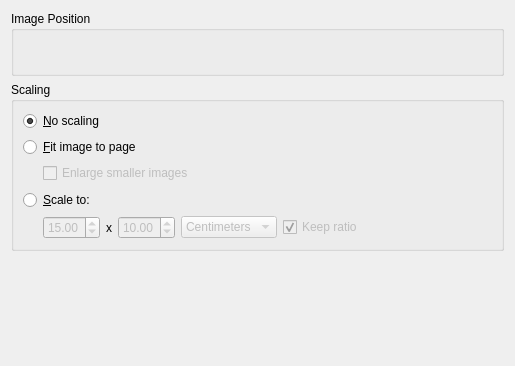
<ui version="4.0" >
 <class>PrintOptionsPage</class>
 <widget class="QWidget" name="PrintOptionsPage" >
  <property name="geometry" >
   <rect>
    <x>0</x>
    <y>0</y>
    <width>511</width>
    <height>366</height>
   </rect>
  </property>
  <property name="windowTitle" >
   <string>Image Settings</string>
  </property>
  <layout class="QVBoxLayout" name="verticalLayout" >
   <item>
    <widget class="QGroupBox" name="groupBox_2" >
     <property name="title" >
      <string>Image Position</string>
     </property>
     <property name="flat" >
      <bool>true</bool>
     </property>
     <layout class="QGridLayout" name="gridLayout" >
      <item row="0" column="0" >
       <widget class="QFrame" name="mPositionFrame" />
      </item>
      <item row="0" column="1" >
       <spacer>
        <property name="orientation" >
         <enum>Qt::Horizontal</enum>
        </property>
        <property name="sizeHint" stdset="0" >
         <size>
          <width>40</width>
          <height>20</height>
         </size>
        </property>
       </spacer>
      </item>
      <item row="0" column="2" >
       <widget class="KHBox" name="cmbox" />
      </item>
      <item row="0" column="3" >
       <spacer name="spacer" >
        <property name="orientation" >
         <enum>Qt::Horizontal</enum>
        </property>
        <property name="sizeHint" stdset="0" >
         <size>
          <width>213</width>
          <height>20</height>
         </size>
        </property>
       </spacer>
      </item>
     </layout>
    </widget>
   </item>
   <item>
    <widget class="QGroupBox" name="groupBox" >
     <property name="title" >
      <string>Scaling</string>
     </property>
     <property name="flat" >
      <bool>true</bool>
     </property>
     <layout class="QVBoxLayout" >
      <property name="spacing" >
       <number>6</number>
      </property>
      <property name="margin" >
       <number>9</number>
      </property>
      <item>
       <widget class="QRadioButton" name="mNoScale" >
        <property name="text" >
         <string>&amp;No scaling</string>
        </property>
        <property name="checked" >
         <bool>true</bool>
        </property>
       </widget>
      </item>
      <item>
       <widget class="QRadioButton" name="mScaleToPage" >
        <property name="text" >
         <string>&amp;Fit image to page</string>
        </property>
        <property name="checked" >
         <bool>false</bool>
        </property>
       </widget>
      </item>
      <item>
       <layout class="QHBoxLayout" >
        <property name="spacing" >
         <number>6</number>
        </property>
        <property name="margin" >
         <number>0</number>
        </property>
        <item>
         <spacer>
          <property name="orientation" >
           <enum>Qt::Horizontal</enum>
          </property>
          <property name="sizeType" >
           <enum>QSizePolicy::Fixed</enum>
          </property>
          <property name="sizeHint" stdset="0" >
           <size>
            <width>20</width>
            <height>20</height>
           </size>
          </property>
         </spacer>
        </item>
        <item>
         <widget class="QCheckBox" name="kcfg_PrintEnlargeSmallerImages" >
          <property name="enabled" >
           <bool>false</bool>
          </property>
          <property name="text" >
           <string>Enlarge smaller images</string>
          </property>
         </widget>
        </item>
        <item>
         <spacer>
          <property name="orientation" >
           <enum>Qt::Horizontal</enum>
          </property>
          <property name="sizeType" >
           <enum>QSizePolicy::Expanding</enum>
          </property>
          <property name="sizeHint" stdset="0" >
           <size>
            <width>240</width>
            <height>21</height>
           </size>
          </property>
         </spacer>
        </item>
       </layout>
      </item>
      <item>
       <widget class="QRadioButton" name="mScaleTo" >
        <property name="text" >
         <string>&amp;Scale to:</string>
        </property>
       </widget>
      </item>
      <item>
       <layout class="QHBoxLayout" >
        <property name="spacing" >
         <number>6</number>
        </property>
        <property name="margin" >
         <number>0</number>
        </property>
        <item>
         <spacer>
          <property name="orientation" >
           <enum>Qt::Horizontal</enum>
          </property>
          <property name="sizeType" >
           <enum>QSizePolicy::Fixed</enum>
          </property>
          <property name="sizeHint" stdset="0" >
           <size>
            <width>20</width>
            <height>20</height>
           </size>
          </property>
         </spacer>
        </item>
        <item>
         <widget class="QDoubleSpinBox" name="kcfg_PrintWidth" >
          <property name="enabled" >
           <bool>false</bool>
          </property>
          <property name="value" >
           <double>15.000000000000000</double>
          </property>
         </widget>
        </item>
        <item>
         <widget class="QLabel" name="textLabel2" >
          <property name="text" >
           <string comment="Dimension separator, as in: '15 x 10 centimeters'" >x</string>
          </property>
          <property name="wordWrap" >
           <bool>false</bool>
          </property>
         </widget>
        </item>
        <item>
         <widget class="QDoubleSpinBox" name="kcfg_PrintHeight" >
          <property name="enabled" >
           <bool>false</bool>
          </property>
          <property name="value" >
           <double>10.000000000000000</double>
          </property>
         </widget>
        </item>
        <item>
         <widget class="KComboBox" name="kcfg_PrintUnit" >
          <property name="enabled" >
           <bool>false</bool>
          </property>
          <property name="currentIndex" >
           <number>1</number>
          </property>
          <item>
           <property name="text" >
            <string>Millimeters</string>
           </property>
          </item>
          <item>
           <property name="text" >
            <string>Centimeters</string>
           </property>
          </item>
          <item>
           <property name="text" >
            <string>Inches</string>
           </property>
          </item>
         </widget>
        </item>
        <item>
         <widget class="QCheckBox" name="kcfg_PrintKeepRatio" >
          <property name="enabled" >
           <bool>false</bool>
          </property>
          <property name="text" >
           <string>Keep ratio</string>
          </property>
          <property name="checked" >
           <bool>true</bool>
          </property>
         </widget>
        </item>
        <item>
         <spacer>
          <property name="orientation" >
           <enum>Qt::Horizontal</enum>
          </property>
          <property name="sizeType" >
           <enum>QSizePolicy::Expanding</enum>
          </property>
          <property name="sizeHint" stdset="0" >
           <size>
            <width>16</width>
            <height>20</height>
           </size>
          </property>
         </spacer>
        </item>
       </layout>
      </item>
     </layout>
    </widget>
   </item>
   <item>
    <spacer>
     <property name="orientation" >
      <enum>Qt::Vertical</enum>
     </property>
     <property name="sizeHint" stdset="0" >
      <size>
       <width>493</width>
       <height>16</height>
      </size>
     </property>
    </spacer>
   </item>
  </layout>
 </widget>
 <layoutdefault spacing="6" margin="11" />
 <pixmapfunction>qPixmapFromMimeSource</pixmapfunction>
 <customwidgets>
  <customwidget>
   <class>KComboBox</class>
   <extends>QComboBox</extends>
   <header>kcombobox.h</header>
  </customwidget>
  <customwidget>
   <class>KHBox</class>
   <extends>QFrame</extends>
   <header location="global" >khbox.h</header>
   <container>1</container>
  </customwidget>
 </customwidgets>
 <includes>
  <include location="local" >kcombobox.h</include>
  <include location="local" >knuminput.h</include>
  <include location="local" >knuminput.h</include>
  <include location="local" >kcombobox.h</include>
 </includes>
 <resources/>
 <connections>
  <connection>
   <sender>mScaleTo</sender>
   <signal>toggled(bool)</signal>
   <receiver>kcfg_PrintUnit</receiver>
   <slot>setEnabled(bool)</slot>
   <hints>
    <hint type="sourcelabel" >
     <x>20</x>
     <y>20</y>
    </hint>
    <hint type="destinationlabel" >
     <x>20</x>
     <y>20</y>
    </hint>
   </hints>
  </connection>
  <connection>
   <sender>mScaleTo</sender>
   <signal>toggled(bool)</signal>
   <receiver>kcfg_PrintKeepRatio</receiver>
   <slot>setEnabled(bool)</slot>
   <hints>
    <hint type="sourcelabel" >
     <x>20</x>
     <y>20</y>
    </hint>
    <hint type="destinationlabel" >
     <x>20</x>
     <y>20</y>
    </hint>
   </hints>
  </connection>
  <connection>
   <sender>mScaleToPage</sender>
   <signal>toggled(bool)</signal>
   <receiver>kcfg_PrintEnlargeSmallerImages</receiver>
   <slot>setEnabled(bool)</slot>
   <hints>
    <hint type="sourcelabel" >
     <x>20</x>
     <y>20</y>
    </hint>
    <hint type="destinationlabel" >
     <x>20</x>
     <y>20</y>
    </hint>
   </hints>
  </connection>
  <connection>
   <sender>mScaleTo</sender>
   <signal>toggled(bool)</signal>
   <receiver>kcfg_PrintWidth</receiver>
   <slot>setEnabled(bool)</slot>
   <hints>
    <hint type="sourcelabel" >
     <x>20</x>
     <y>20</y>
    </hint>
    <hint type="destinationlabel" >
     <x>20</x>
     <y>20</y>
    </hint>
   </hints>
  </connection>
  <connection>
   <sender>mScaleTo</sender>
   <signal>toggled(bool)</signal>
   <receiver>kcfg_PrintHeight</receiver>
   <slot>setEnabled(bool)</slot>
   <hints>
    <hint type="sourcelabel" >
     <x>20</x>
     <y>20</y>
    </hint>
    <hint type="destinationlabel" >
     <x>20</x>
     <y>20</y>
    </hint>
   </hints>
  </connection>
 </connections>
</ui>
